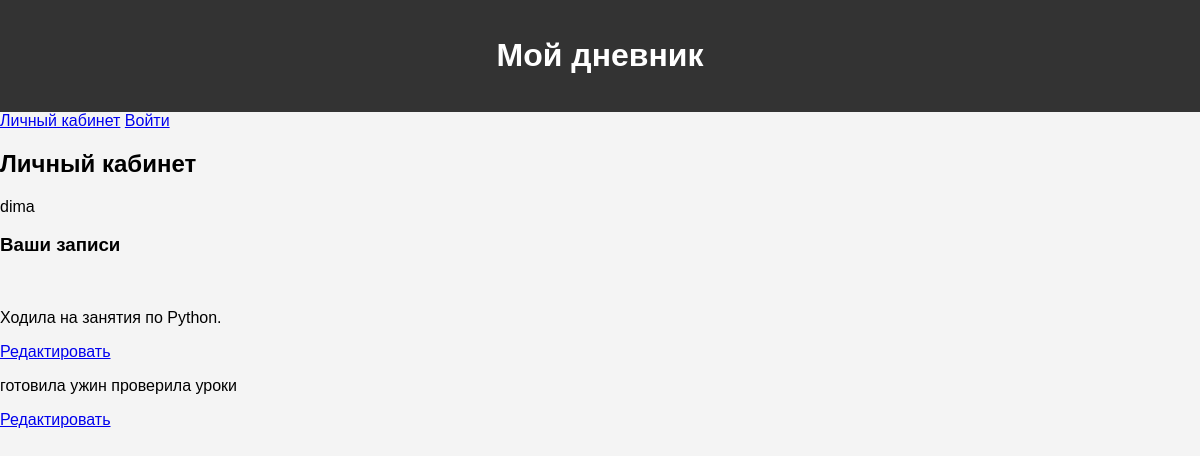
The app's page /profiles/home (signed in) with its own data.
### core/models.py (models this page shows)
class Note(models.Model):
    date = models.DateField(verbose_name='Дата')
    text = models.TextField(verbose_name='Текст заметки', blank=True, null=True)
    category = models.ForeignKey(NoteCategory, blank=True, null=True, on_delete=models.SET_NULL,
                                 verbose_name='Категория')
    profile = models.ForeignKey(Profile, on_delete=models.CASCADE, related_name='profile_notes', blank=True, null=True)
    class Meta:
        verbose_name = 'Заметка'
        verbose_name_plural = 'Заметки'
    def __str__(self):
        return self.text

### profiles/views.py (the view)
# urls.py: 2. Add a URL to urlpatterns:  path('', views.home, name='home')
def home(request):
    print(request)
    notes = request.user.profile.profile_notes.all()
    print(notes)
    return render(request, 'profiles/home.html', {'notes': notes})

### templates/profiles/home.html
{% extends 'base.html' %}
{% load crispy_forms_tags %}
{% block content %}
<div class="row mt-4">
    <div class="col-sm-5">
        {% if request.user.is_authenticated %}
        <h2>Личный кабинет</h2>
        <p>{{ request.user.username }}</p>
        <h3>Ваши записи</h3>
            {% for note in notes %}
            <br><p>{{ note }}</p>
            <a  href="{% url 'note_edit' note.id %}">Редактировать</a>
            {% endfor %}
        {% else %}
        <p>Вам нам нужно авторизоваться или зарегистрироваться</p>
        {% endif %}
    </div>
</div>
{% endblock %}

### templates/base.html (style rules this page uses)
body { font-family: sans-serif; margin: 0; padding: 0; background-color: #f4f4f4; }

### records on screen
Note: text "Ходила на занятия по Python."
Note: text "готовила ужин проверила уроки"

### other values on screen
{{ request.user.username }} "dima"
